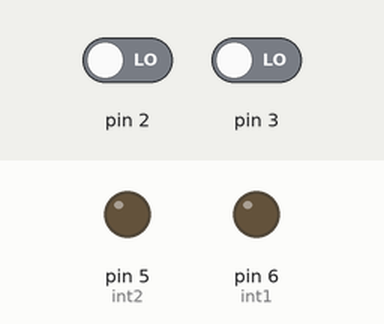
This sketch was run on a simulated Arduino Uno, built with avr-gcc and run on an emulated ATmega328P. Shown: output pins drawn as LEDs (lit = HIGH). The test bench sets the inputs (shaded band); at power-on: pin 2 LOW, pin 3 LOW.

Above: at 1.2 s.
1.3 s: pin 2 driven HIGH
At 2.1 s:
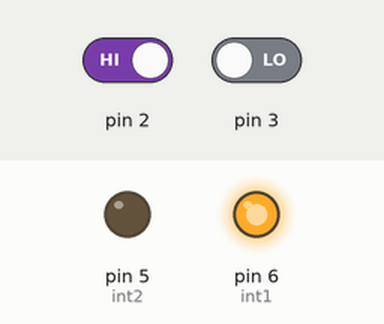
2.8 s: pin 2 driven LOW and pin 3 driven HIGH
At 3.3 s:
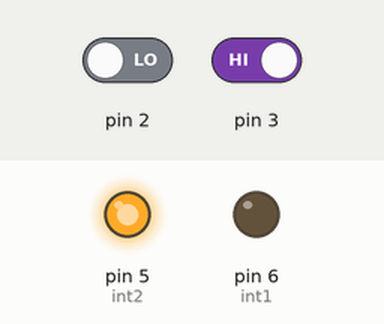
Timing chart, 0 to 5.8 s (numbered marks = the images above; inputs shaded):
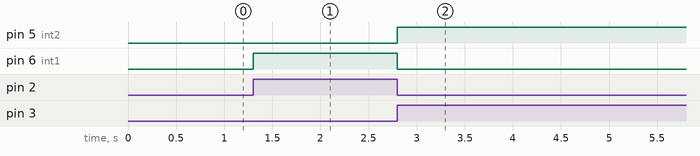

The sketch:

DC_Motor_Direction_Control.ino
```cpp
int int1=6;
int int2=5;
void setup() {
  // put your setup code here, to run once:
  pinMode(2,INPUT);
  pinMode(3,INPUT);
  pinMode(int1,OUTPUT);
  pinMode(int2,OUTPUT);

}

void loop() {
  // put your main code here, to run repeatedly:
  int but1=digitalRead(2);
  int but2=digitalRead(3);
  if(but1==HIGH){
    CLOCKWISE();
  }
  else if(but2==HIGH){
    ANTICLOCKWISE();

  }

}

void CLOCKWISE(){

digitalWrite(int1,1);
digitalWrite(int2,0);
}
void ANTICLOCKWISE(){
  digitalWrite(int1,0);
  digitalWrite(int2,1);

}
```

Measured:
- after the input at 1.3 s, pin 6 (int1): LOW → HIGH at once
- after the input at 2.8 s, pin 5 (int2): LOW → HIGH at once; pin 6 (int1): HIGH → LOW at once
